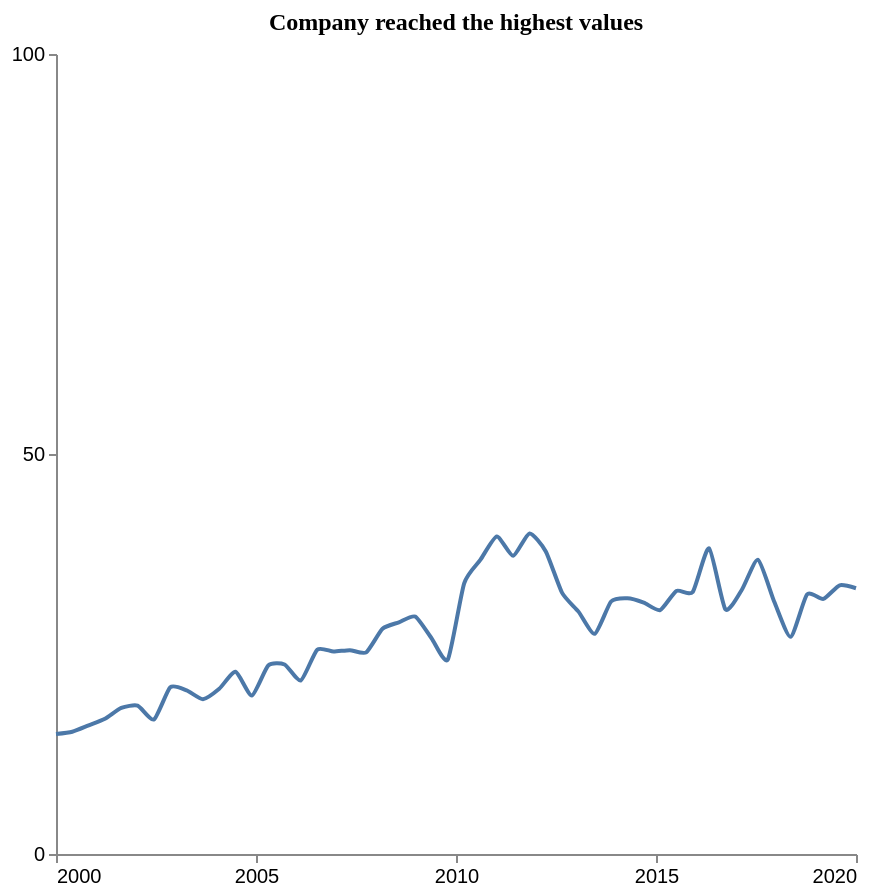

Source (Vega-Lite JSON):
### Vega-Lite specification from a JSON file in a GitHub repository (floating-point values rounded to 4 significant figures)
{"$schema": "https://vega.github.io/schema/vega-lite/v5.json", "description": "Pattern: Peak", "data": {"values": [{"X": 2000.0, "Y": 15.0}, {"X": 2000.0, "Y": 15.28}, {"X": 2001.0, "Y": 16.08}, {"X": 2001.0, "Y": 16.89}, {"X": 2002.0, "Y": 18.26}, {"X": 2002.0, "Y": 18.54}, {"X": 2002.0, "Y": 16.82}, {"X": 2003.0, "Y": 20.84}, {"X": 2003.0, "Y": 20.45}, {"X": 2004.0, "Y": 19.36}, {"X": 2004.0, "Y": 20.66}, {"X": 2004.0, "Y": 22.77}, {"X": 2005.0, "Y": 19.81}, {"X": 2005.0, "Y": 23.56}, {"X": 2006.0, "Y": 23.69}, {"X": 2006.0, "Y": 21.71}, {"X": 2007.0, "Y": 25.55}, {"X": 2007.0, "Y": 25.3}, {"X": 2007.0, "Y": 25.48}, {"X": 2008.0, "Y": 25.21}, {"X": 2008.0, "Y": 28.16}, {"X": 2009.0, "Y": 28.96}, {"X": 2009.0, "Y": 29.68}, {"X": 2009.0, "Y": 26.97}, {"X": 2010.0, "Y": 24.32}, {"X": 2010.0, "Y": 33.84}, {"X": 2011.0, "Y": 36.79}, {"X": 2011.0, "Y": 39.69}, {"X": 2011.0, "Y": 37.27}, {"X": 2012.0, "Y": 40.07}, {"X": 2012.0, "Y": 37.82}, {"X": 2013.0, "Y": 32.64}, {"X": 2013.0, "Y": 30.3}, {"X": 2013.0, "Y": 27.53}, {"X": 2014.0, "Y": 31.56}, {"X": 2014.0, "Y": 31.96}, {"X": 2015.0, "Y": 31.42}, {"X": 2015.0, "Y": 30.49}, {"X": 2016.0, "Y": 32.89}, {"X": 2016.0, "Y": 32.76}, {"X": 2016.0, "Y": 38.21}, {"X": 2017.0, "Y": 30.58}, {"X": 2017.0, "Y": 33.0}, {"X": 2018.0, "Y": 36.77}, {"X": 2018.0, "Y": 31.5}, {"X": 2018.0, "Y": 27.14}, {"X": 2019.0, "Y": 32.44}, {"X": 2019.0, "Y": 31.89}, {"X": 2020.0, "Y": 33.59}, {"X": 2020.0, "Y": 33.22}]}, "mark": {"type": "line", "interpolate": "cardinal", "tension": 0.4}, "encoding": {"x": {"field": "X", "type": "quantitative", "title": "", "axis": {"grid": false, "format": "d", "values": [2000, 2005, 2010, 2015, 2020], "tickSize": 4}, "scale": {"domain": [2000, 2020]}}, "y": {"field": "Y", "type": "quantitative", "title": "", "axis": {"grid": false, "format": "d", "values": [0, 50, 100], "tickSize": 4, "tickOpacity": 1}, "scale": {"domain": [0, 100]}}}, "title": {"text": "Company reached the highest values", "anchor": "middle", "font": "Tahoma", "fontSize": 12}, "config": {"lineBreak": "^", "view": {"stroke": null}}, "height": 400, "width": 400, "autosize": "pad"}
